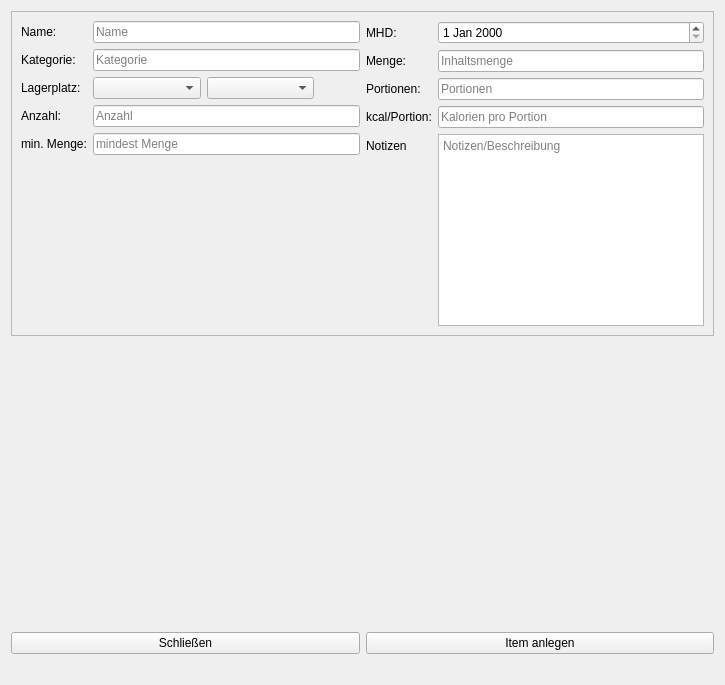
<?xml version="1.0" encoding="UTF-8"?>
<ui version="4.0">
 <author>Michael</author>
 <class>Dialog</class>
 <widget class="QDialog" name="Dialog">
  <property name="windowModality">
   <enum>Qt::WindowModal</enum>
  </property>
  <property name="geometry">
   <rect>
    <x>0</x>
    <y>0</y>
    <width>725</width>
    <height>685</height>
   </rect>
  </property>
  <property name="windowTitle">
   <string>Neuer Eintrag</string>
  </property>
  <layout class="QVBoxLayout" name="verticalLayout">
   <item>
    <widget class="QScrollArea" name="scrollArea">
     <property name="widgetResizable">
      <bool>true</bool>
     </property>
     <widget class="QWidget" name="scrollAreaWidgetContents_3">
      <property name="geometry">
       <rect>
        <x>0</x>
        <y>0</y>
        <width>709</width>
        <height>297</height>
       </rect>
      </property>
      <layout class="QHBoxLayout" name="horizontalLayout_2">
       <item>
        <layout class="QFormLayout" name="formLayout">
         <item row="0" column="0">
          <widget class="QLabel" name="lbl_Name">
           <property name="text">
            <string>Name:</string>
           </property>
          </widget>
         </item>
         <item row="0" column="1">
          <widget class="QLineEdit" name="Le_Name">
           <property name="toolTip">
            <string>Name des Produkts</string>
           </property>
           <property name="statusTip">
            <string>Bitte den Namen des Produkts eingeben</string>
           </property>
           <property name="placeholderText">
            <string>Name</string>
           </property>
           <property name="clearButtonEnabled">
            <bool>false</bool>
           </property>
          </widget>
         </item>
         <item row="1" column="0">
          <widget class="QLabel" name="lbl_Kategorie">
           <property name="text">
            <string>Kategorie:</string>
           </property>
          </widget>
         </item>
         <item row="1" column="1">
          <widget class="QLineEdit" name="Le_Kategorie">
           <property name="placeholderText">
            <string>Kategorie</string>
           </property>
          </widget>
         </item>
         <item row="2" column="0">
          <widget class="QLabel" name="lbl_Lagerplatz">
           <property name="text">
            <string>Lagerplatz:</string>
           </property>
          </widget>
         </item>
         <item row="2" column="1">
          <layout class="QHBoxLayout" name="horizontalLayout_3">
           <property name="spacing">
            <number>6</number>
           </property>
           <item>
            <widget class="QComboBox" name="cb_mainLocation">
             <property name="sizePolicy">
              <sizepolicy hsizetype="Expanding" vsizetype="Preferred">
               <horstretch>0</horstretch>
               <verstretch>0</verstretch>
              </sizepolicy>
             </property>
            </widget>
           </item>
           <item>
            <widget class="QComboBox" name="cb_subLocation">
             <property name="sizePolicy">
              <sizepolicy hsizetype="Expanding" vsizetype="Preferred">
               <horstretch>0</horstretch>
               <verstretch>0</verstretch>
              </sizepolicy>
             </property>
            </widget>
           </item>
           <item>
            <widget class="QPushButton" name="pb_addLocation">
             <property name="sizePolicy">
              <sizepolicy hsizetype="Minimum" vsizetype="Minimum">
               <horstretch>0</horstretch>
               <verstretch>0</verstretch>
              </sizepolicy>
             </property>
             <property name="icon">
              <iconset resource="icons.qrc">
               <normaloff>:/icon/emblem-new.svg</normaloff>:/icon/emblem-new.svg</iconset>
             </property>
             <property name="iconSize">
              <size>
               <width>16</width>
               <height>16</height>
              </size>
             </property>
             <property name="flat">
              <bool>true</bool>
             </property>
            </widget>
           </item>
          </layout>
         </item>
         <item row="3" column="0">
          <widget class="QLabel" name="lbl_Anzahl">
           <property name="text">
            <string>Anzahl:</string>
           </property>
          </widget>
         </item>
         <item row="3" column="1">
          <widget class="QLineEdit" name="Le_Anzahl">
           <property name="placeholderText">
            <string>Anzahl</string>
           </property>
          </widget>
         </item>
         <item row="4" column="0">
          <widget class="QLabel" name="lbl_minMenge">
           <property name="text">
            <string>min. Menge:</string>
           </property>
          </widget>
         </item>
         <item row="4" column="1">
          <widget class="QLineEdit" name="le_minMenge">
           <property name="toolTip">
            <string>die Menge die immer vorrätig  sein sollte</string>
           </property>
           <property name="placeholderText">
            <string>mindest Menge</string>
           </property>
          </widget>
         </item>
        </layout>
       </item>
       <item>
        <layout class="QFormLayout" name="formLayout_2">
         <item row="0" column="0">
          <widget class="QLabel" name="lbl_mhd">
           <property name="text">
            <string>MHD:</string>
           </property>
          </widget>
         </item>
         <item row="0" column="1">
          <widget class="QDateEdit" name="dE_MHD"/>
         </item>
         <item row="1" column="0">
          <widget class="QLabel" name="lbl_Gewicht">
           <property name="text">
            <string>Menge:</string>
           </property>
          </widget>
         </item>
         <item row="1" column="1">
          <widget class="QLineEdit" name="le_Menge">
           <property name="placeholderText">
            <string>Inhaltsmenge</string>
           </property>
          </widget>
         </item>
         <item row="2" column="0">
          <widget class="QLabel" name="lbl_Portionen">
           <property name="text">
            <string>Portionen:</string>
           </property>
          </widget>
         </item>
         <item row="2" column="1">
          <widget class="QLineEdit" name="le_portionen">
           <property name="inputMethodHints">
            <set>Qt::ImhDigitsOnly</set>
           </property>
           <property name="inputMask">
            <string>999</string>
           </property>
           <property name="placeholderText">
            <string>Portionen</string>
           </property>
          </widget>
         </item>
         <item row="3" column="0">
          <widget class="QLabel" name="lbl_Kalorien">
           <property name="text">
            <string>kcal/Portion:</string>
           </property>
          </widget>
         </item>
         <item row="3" column="1">
          <widget class="QLineEdit" name="le_Kalorien">
           <property name="inputMethodHints">
            <set>Qt::ImhDigitsOnly</set>
           </property>
           <property name="inputMask">
            <string>99999</string>
           </property>
           <property name="maxLength">
            <number>5</number>
           </property>
           <property name="alignment">
            <set>Qt::AlignLeading|Qt::AlignLeft|Qt::AlignVCenter</set>
           </property>
           <property name="placeholderText">
            <string>Kalorien pro Portion</string>
           </property>
          </widget>
         </item>
         <item row="4" column="0">
          <widget class="QLabel" name="label">
           <property name="text">
            <string>Notizen</string>
           </property>
          </widget>
         </item>
         <item row="4" column="1">
          <widget class="QPlainTextEdit" name="te_notes">
           <property name="placeholderText">
            <string>Notizen/Beschreibung</string>
           </property>
          </widget>
         </item>
        </layout>
       </item>
      </layout>
     </widget>
    </widget>
   </item>
   <item>
    <spacer name="verticalSpacer">
     <property name="orientation">
      <enum>Qt::Vertical</enum>
     </property>
     <property name="sizeHint" stdset="0">
      <size>
       <width>20</width>
       <height>40</height>
      </size>
     </property>
    </spacer>
   </item>
   <item>
    <layout class="QHBoxLayout" name="horizontalLayout">
     <item>
      <widget class="QPushButton" name="pB_Abbrechen">
       <property name="text">
        <string>Schließen</string>
       </property>
      </widget>
     </item>
     <item>
      <widget class="QPushButton" name="PB_createItem">
       <property name="toolTip">
        <string>Neues Item erstellen</string>
       </property>
       <property name="text">
        <string>Item anlegen</string>
       </property>
      </widget>
     </item>
    </layout>
   </item>
   <item>
    <widget class="QLabel" name="lbl_StatusText">
     <property name="text">
      <string/>
     </property>
    </widget>
   </item>
  </layout>
 </widget>
 <resources>
  <include location="icons.qrc"/>
 </resources>
 <connections/>
</ui>
